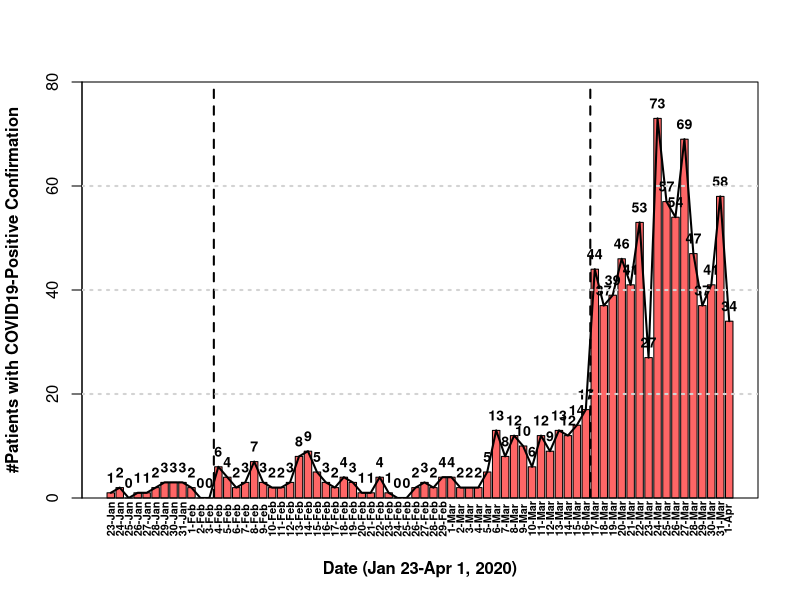
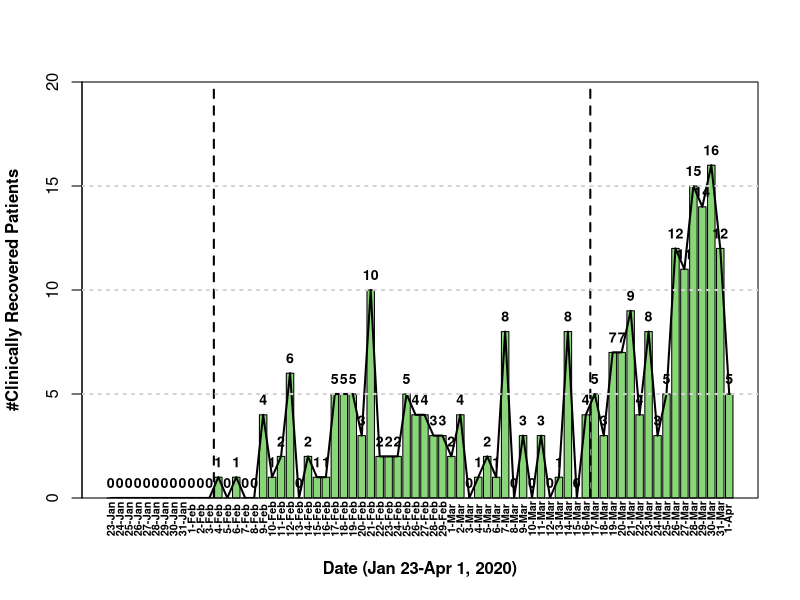

Recreate these plots in R, in order.
###############################################
setwd("~/Singapore/Data") # Setting Working Directory
Cases <- read.csv('Datewise-Count.csv', sep=",", header = TRUE, fileEncoding="UTF-8-BOM")   
###############################################

pdf("~/Singapore/Cases-Active.pdf", width = 10, height  = 6)
   
xx <- barplot(Cases$ConFreq, 
col="#ff6666",
#col="#525252", # GrayScale
alpha=0.4,
ylim=c(0,80),
xlab = "Date (Jan 23-Apr 1, 2020)",
font.lab = 2,
axis.lty=1,
ylab = "#Patients with COVID19-Positive Confirmation")
text(cex=0.65, x=xx, y=-4, Cases$ConfirmDate, xpd=TRUE, srt=90, col = "black", font = 2)
text(x = xx, y = Cases$ConFreq, label = Cases$ConFreq, pos = 3, cex = 0.85, font = 2, col = "black")
lines(x = xx, y = Cases$ConFreq, cex = 4, col = "black", lwd = 2)
abline(v = c(14.5,64.9), col="black", lwd=2, lty=2)
box()
grid(NA, 4, lwd = 2)


dev.off()
###############################################

pdf("~/Singapore/Cases-Recovered.pdf", width = 10, height  = 6)
   
xpl <- barplot(Cases$DisFreq, 
col="#89d678",
#col = "#bdbdbd", # GrayScale
alpha=0.4,
ylim=c(0,20),
xlab = "Date (Jan 23-Apr 1, 2020)",
font.lab = 2,
axis.lty=1,
ylab = "#Clinically Recovered Patients") 
text(cex=0.65, x=xpl, y=-1, Cases$ConfirmDate, xpd=TRUE, srt=90, col = "black", font = 2)
text(x = xpl, y = Cases$DisFreq, label = Cases$DisFreq, pos = 3, cex = 0.85, font = 2, col = "black")
lines(x = xpl, y = Cases$DisFreq, cex = 4, col = "black", lwd = 2)
abline(v = c(14.5,64.9), col="black", lwd=2, lty=2)
box()
grid(NA, 4, lwd = 2)

dev.off()
rm(list=ls())
###############################################